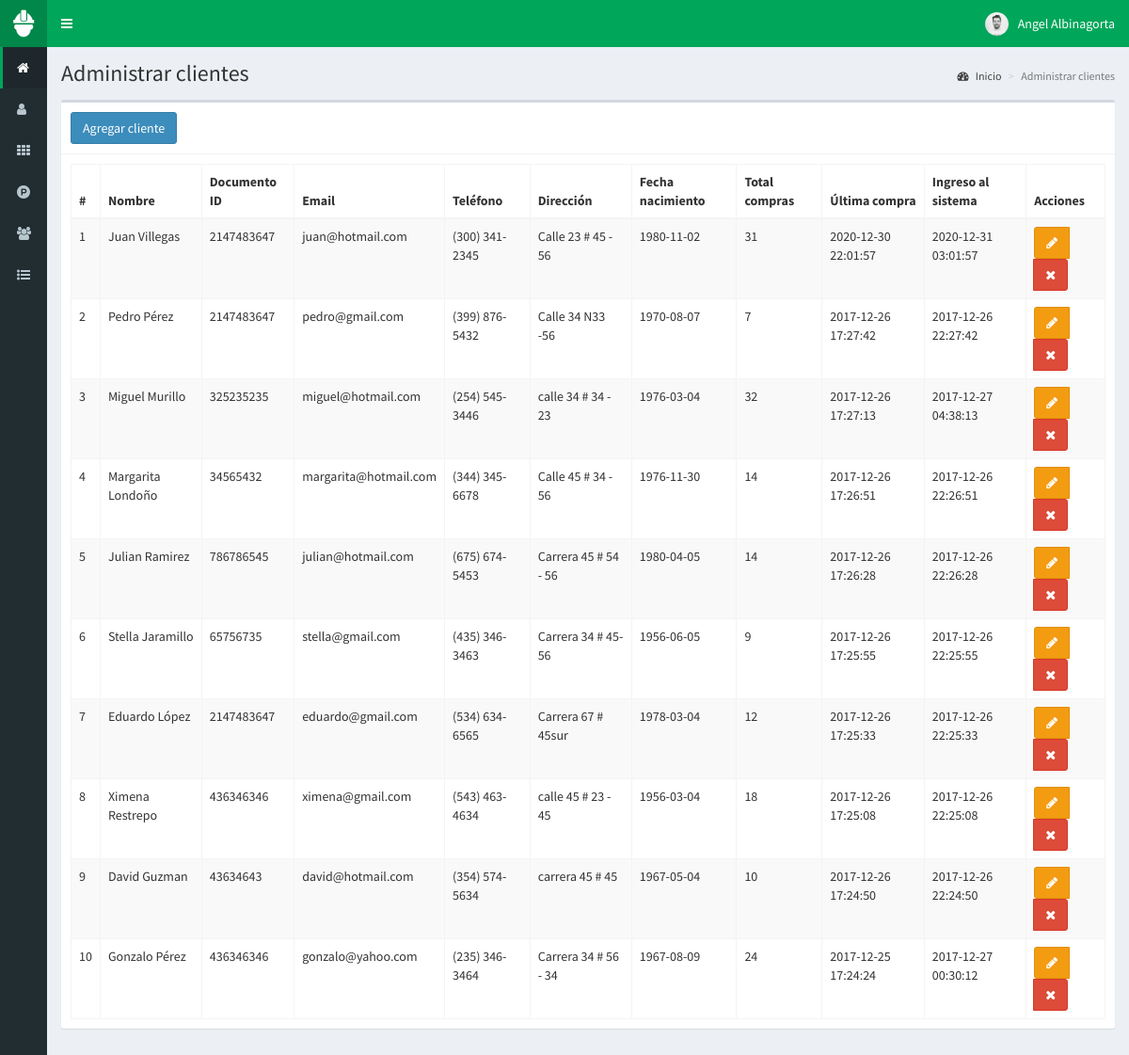
Screenshot of /clientes (signed in) with the database file from the repository.
### tables this page shows
CREATE TABLE `clientes` (
  `id` int(11) NOT NULL,
  `nombre` text NOT NULL,
  `documento` int(11) NOT NULL,
  `email` text NOT NULL,
  `telefono` text NOT NULL,
  `direccion` text NOT NULL,
  `fecha_nacimiento` date NOT NULL,
  `compras` int(11) NOT NULL,
  `ultima_compra` datetime NOT NULL,
  `fecha` timestamp NOT NULL DEFAULT current_timestamp() ON UPDATE current_timestamp()
);

### controladores/plantilla.controlador.php (called while the page is built)
<?php
class ControladorPlantilla{
	static public function ctrPlantilla(){
		include "vistas/plantilla.php";
	}
}

### index.php (called while the page is built, shortened)
<?php
require_once "controladores/plantilla.controlador.php";
require_once "controladores/usuarios.controlador.php";
require_once "controladores/clientes.controlador.php";
require_once "controladores/ventas.controlador.php";
require_once "modelos/clientes.modelo.php";
$plantilla = new ControladorPlantilla();
$plantilla -> ctrPlantilla();

### controladores/clientes.controlador.php (called while the page is built, shortened)
<?php
class ControladorClientes{
	static public function ctrMostrarClientes($item, $valor){
		$tabla = "clientes";
		$respuesta = ModeloClientes::mdlMostrarClientes($tabla, $item, $valor);
		return $respuesta;
	}
}

### modelos/conexion.php (called while the page is built)
<?php
class Conexion{
	static public function conectar(){
		$link = new PDO("mysql:host=localhost;dbname=pos",
			            "pos",
			            "teeo4X[WM[7GKnzF");
		$link->exec("set names utf8");
		return $link;
	}
}

### modelos/clientes.modelo.php (called while the page is built, shortened)
<?php
require_once "conexion.php";
class ModeloClientes{
	static public function mdlMostrarClientes($tabla, $item, $valor){
		if($item != null){
			$stmt = Conexion::conectar()->prepare("SELECT * FROM $tabla WHERE $item = :$item");
			$stmt -> bindParam(":".$item, $valor, PDO::PARAM_STR);
			$stmt -> execute();
			return $stmt -> fetch();
		}else{
			$stmt = Conexion::conectar()->prepare("SELECT * FROM $tabla");
			$stmt -> execute();
			return $stmt -> fetchAll();
		}
	}
}

### vistas/modulos/clientes.php (the view, shortened to what this page needs)
<div class="content-wrapper">
  <section class="content-header">
    <h1>
      Administrar clientes
    </h1>
    <ol class="breadcrumb">
      <li><a href="inicio"><i class="fa fa-dashboard"></i> Inicio</a></li>
      <li class="active">Administrar clientes</li>
    </ol>
  </section>
  <section class="content">
    <div class="box">
      <div class="box-header with-border">
        <button class="btn btn-primary" data-toggle="modal" data-target="#modalAgregarCliente">
          Agregar cliente
        </button>
      </div>
      <div class="box-body">
       <table class="table table-bordered table-striped dt-responsive tablas" width="100%">
        <thead>
         <tr>
           <th style="width:10px">#</th>
           <th>Nombre</th>
           <th>Documento ID</th>
           <th>Email</th>
           <th>Teléfono</th>
           <th>Dirección</th>
           <th>Fecha nacimiento</th>
           <th>Total compras</th>
           <th>Última compra</th>
           <th>Ingreso al sistema</th>
           <th>Acciones</th>
         </tr>
        </thead>
        <tbody>
        <?php
          $item = null;
          $valor = null;
          $clientes = ControladorClientes::ctrMostrarClientes($item, $valor);
          foreach ($clientes as $key => $value) {
            echo '<tr>
                    <td>'.($key+1).'</td>
                    <td>'.$value["nombre"].'</td>
                    <td>'.$value["documento"].'</td>
                    <td>'.$value["email"].'</td>
                    <td>'.$value["telefono"].'</td>
                    <td>'.$value["direccion"].'</td>
                    <td>'.$value["fecha_nacimiento"].'</td>
                    <td>'.$value["compras"].'</td>
                    <td>'.$value["ultima_compra"].'</td>
                    <td>'.$value["fecha"].'</td>
                    <td>
                      <div class="btn-group">
                        <button class="btn btn-warning btnEditarCliente" data-toggle="modal" data-target="#modalEditarCliente" idCliente="'.$value["id"].'"><i class="fa fa-pencil"></i></button>';
                      if($_SESSION["perfil"] == "Administrador"){
                          echo '<button class="btn btn-danger btnEliminarCliente" idCliente="'.$value["id"].'"><i class="fa fa-times"></i></button>';
                      }
                      echo '</div>
                    </td>
                  </tr>';
            }
        ?>
        </tbody>
       </table>
      </div>
    </div>
  </section>
</div>

### vistas/plantilla.php (shortened to what this page needs)
<!DOCTYPE html>
<html>
<head>
  <link rel="stylesheet" href="vistas/bower_components/bootstrap/dist/css/bootstrap.min.css">
  <link rel="stylesheet" href="vistas/bower_components/font-awesome/css/font-awesome.min.css">
  <link rel="stylesheet" href="vistas/bower_components/Ionicons/css/ionicons.min.css">
  <link rel="stylesheet" href="vistas/dist/css/AdminLTE.css">
  <link rel="stylesheet" href="vistas/dist/css/skins/_all-skins.min.css">
  <link rel="stylesheet" href="vistas/bower_components/datatables.net-bs/css/dataTables.bootstrap.min.css">
  <link rel="stylesheet" href="vistas/bower_components/datatables.net-bs/css/responsive.bootstrap.min.css">
  <link rel="stylesheet" href="vistas/plugins/iCheck/all.css">
  <link rel="stylesheet" href="vistas/bower_components/bootstrap-daterangepicker/daterangepicker.css">
  <link rel="stylesheet" href="vistas/bower_components/morris.js/morris.css">
</head>
<body class="hold-transition skin-green sidebar-collapse sidebar-mini login-page">
  <?php
  if(isset($_SESSION["iniciarSesion"]) && $_SESSION["iniciarSesion"] == "ok"){
   echo '<div class="wrapper">';
    include "modulos/cabezote.php";
    include "modulos/menu.php";
    if(isset($_GET["ruta"])){
      if($_GET["ruta"] == "inicio" ||
         $_GET["ruta"] == "usuarios" ||
         $_GET["ruta"] == "categorias" ||
         $_GET["ruta"] == "productos" ||
         $_GET["ruta"] == "clientes" ||
         $_GET["ruta"] == "ventas" ||
         $_GET["ruta"] == "crear-venta" ||
         $_GET["ruta"] == "editar-venta" ||
         $_GET["ruta"] == "reportes" ||
         $_GET["ruta"] == "salir"){
        include "modulos/".$_GET["ruta"].".php";
      }else{
        include "modulos/404.php";
      }
    }else{
      include "modulos/inicio.php";
    }
    echo '</div>';
  }else{
    include "modulos/login.php";
  }
  ?>
</body>
</html>

### vistas/modulos/cabezote.php (shortened to what this page needs)
<header class="main-header">
<a href="inicio" class="logo">
	<span class="logo-mini">
		<img src="vistas/img/plantilla/icono-blanco.png" class="img-responsive" style="padding:10px">
	</span>
</a>
<nav class="navbar navbar-static-top" role="navigation">
 	<a href="#" class="sidebar-toggle" data-toggle="push-menu" role="button">
     	</a>
	<div class="navbar-custom-menu">
		<ul class="nav navbar-nav">
			<li class="dropdown user user-menu">
				<a href="#" class="dropdown-toggle" data-toggle="dropdown">
				<?php
				if($_SESSION["foto"] != ""){
					echo '<img src="'.$_SESSION["foto"].'" class="user-image">';
				}else{
					echo '<img src="vistas/img/usuarios/default/anonymous.png" class="user-image">';
				}
				?>
					<span class="hidden-xs"><?php  echo $_SESSION["nombre"]; ?></span>
				</a>
			</li>
		</ul>
	</div>
</nav>
</header>

### vistas/modulos/menu.php (shortened to what this page needs)
<aside class="main-sidebar">
	 <section class="sidebar">
		<ul class="sidebar-menu">
		<?php
		if($_SESSION["perfil"] == "Administrador"){
			echo '<li class="active">
				<a href="inicio">
					<i class="fa fa-home"></i>
					<span>Inicio</span>
				</a>
			</li>
			<li>
				<a href="usuarios">
					<i class="fa fa-user"></i>
					<span>Usuarios</span>
				</a>
			</li>';
		}
		if($_SESSION["perfil"] == "Administrador" || $_SESSION["perfil"] == "Especial"){
			echo '<li>
				<a href="categorias">
					<i class="fa fa-th"></i>
					<span>Categorías</span>
				</a>
			</li>
			<li>
				<a href="productos">
					<i class="fa fa-product-hunt"></i>
					<span>Productos</span>
				</a>
			</li>';
		}
		if($_SESSION["perfil"] == "Administrador" || $_SESSION["perfil"] == "Vendedor"){
			echo '<li>
				<a href="clientes">
					<i class="fa fa-users"></i>
					<span>Clientes</span>
				</a>
			</li>';
		}
		if($_SESSION["perfil"] == "Administrador" || $_SESSION["perfil"] == "Vendedor"){
			echo '<li class="treeview">
				<a href="#">
					<i class="fa fa-list-ul"></i>
					<span>Ventas</span>
					<span class="pull-right-container">
						<i class="fa fa-angle-left pull-right"></i>
					</span>
				</a>
				<ul class="treeview-menu">
					<li>
						<a href="ventas">
							<i class="fa fa-circle-o"></i>
							<span>Administrar ventas</span>
						</a>
					</li>
					<li>
						<a href="crear-venta">
							<i class="fa fa-circle-o"></i>
							<span>Crear venta</span>
						</a>
					</li>';
				echo '</ul>
			</li>';
		}
		?>
		</ul>
	 </section>
</aside>

### rows the page displays
clientes: nombre "Juan Villegas", documento "2147483647", email "juan@hotmail.com", telefono "(300) 341-2345", direccion "Calle 23 # 45 - 56", fecha_nacimiento "1980-11-02", compras "31", ultima_compra "2020-12-30 22:01:57", fecha "2020-12-31 03:01:57"
clientes: nombre "Pedro Pérez", documento "2147483647", email "pedro@gmail.com", telefono "(399) 876-5432", direccion "Calle 34 N33 -56", fecha_nacimiento "1970-08-07", compras "7", ultima_compra "2017-12-26 17:27:42", fecha "2017-12-26 22:27:42"
clientes: nombre "Miguel Murillo", documento "325235235", email "miguel@hotmail.com", telefono "(254) 545-3446", direccion "calle 34 # 34 - 23", fecha_nacimiento "1976-03-04", compras "32", ultima_compra "2017-12-26 17:27:13", fecha "2017-12-27 04:38:13"
clientes: nombre "Margarita Londoño", documento "34565432", email "margarita@hotmail.com", telefono "(344) 345-6678", direccion "Calle 45 # 34 - 56", fecha_nacimiento "1976-11-30", compras "14", ultima_compra "2017-12-26 17:26:51", fecha "2017-12-26 22:26:51"
clientes: nombre "Julian Ramirez", documento "786786545", email "julian@hotmail.com", telefono "(675) 674-5453", direccion "Carrera 45 # 54 - 56", fecha_nacimiento "1980-04-05", compras "14", ultima_compra "2017-12-26 17:26:28", fecha "2017-12-26 22:26:28"
clientes: nombre "Stella Jaramillo", documento "65756735", email "stella@gmail.com", telefono "(435) 346-3463", direccion "Carrera 34 # 45- 56", fecha_nacimiento "1956-06-05", compras "9", ultima_compra "2017-12-26 17:25:55", fecha "2017-12-26 22:25:55"
clientes: nombre "Eduardo López", documento "2147483647", email "eduardo@gmail.com", telefono "(534) 634-6565", direccion "Carrera 67 # 45sur", fecha_nacimiento "1978-03-04", compras "12", ultima_compra "2017-12-26 17:25:33", fecha "2017-12-26 22:25:33"
clientes: nombre "Ximena Restrepo", documento "436346346", email "ximena@gmail.com", telefono "(543) 463-4634", direccion "calle 45 # 23 - 45", fecha_nacimiento "1956-03-04", compras "18", ultima_compra "2017-12-26 17:25:08", fecha "2017-12-26 22:25:08"
clientes: nombre "David Guzman", documento "43634643", email "david@hotmail.com", telefono "(354) 574-5634", direccion "carrera 45 # 45", fecha_nacimiento "1967-05-04", compras "10", ultima_compra "2017-12-26 17:24:50", fecha "2017-12-26 22:24:50"
clientes: nombre "Gonzalo Pérez", documento "436346346", email "gonzalo@yahoo.com", telefono "(235) 346-3464", direccion "Carrera 34 # 56 - 34", fecha_nacimiento "1967-08-09", compras "24", ultima_compra "2017-12-25 17:24:24", fecha "2017-12-27 00:30:12"

### other values shown
$_SESSION["nombre"] "Angel Albinagorta"
